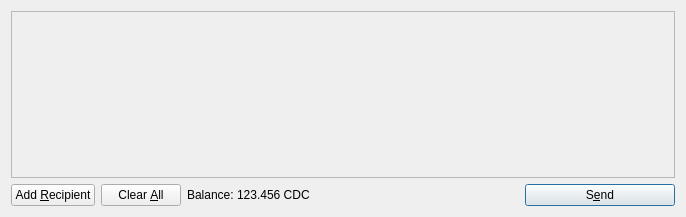
<?xml version="1.0" encoding="UTF-8"?>
<ui version="4.0">
 <class>SendCoinsDialog</class>
 <widget class="QDialog" name="SendCoinsDialog">
  <property name="geometry">
   <rect>
    <x>0</x>
    <y>0</y>
    <width>686</width>
    <height>217</height>
   </rect>
  </property>
  <property name="windowTitle">
   <string>Send Coins</string>
  </property>
  <layout class="QVBoxLayout" name="verticalLayout">
   <item>
    <widget class="QScrollArea" name="scrollArea">
     <property name="widgetResizable">
      <bool>true</bool>
     </property>
     <widget class="QWidget" name="scrollAreaWidgetContents">
      <property name="geometry">
       <rect>
        <x>0</x>
        <y>0</y>
        <width>666</width>
        <height>165</height>
       </rect>
      </property>
      <layout class="QVBoxLayout" name="verticalLayout_2">
       <property name="margin">
        <number>0</number>
       </property>
       <item>
        <layout class="QVBoxLayout" name="entries">
         <property name="spacing">
          <number>6</number>
         </property>
        </layout>
       </item>
       <item>
        <spacer name="verticalSpacer">
         <property name="orientation">
          <enum>Qt::Vertical</enum>
         </property>
         <property name="sizeHint" stdset="0">
          <size>
           <width>20</width>
           <height>40</height>
          </size>
         </property>
        </spacer>
       </item>
      </layout>
     </widget>
    </widget>
   </item>
   <item>
    <layout class="QHBoxLayout" name="horizontalLayout">
     <item>
      <widget class="QPushButton" name="addButton">
       <property name="toolTip">
        <string>Send to multiple recipients at once</string>
       </property>
       <property name="text">
        <string>Add &amp;Recipient</string>
       </property>
       <property name="icon">
        <iconset resource="../bitcoin.qrc">
         <normaloff>:/icons/add</normaloff>:/icons/add</iconset>
       </property>
       <property name="autoDefault">
        <bool>false</bool>
       </property>
      </widget>
     </item>
     <item>
      <widget class="QPushButton" name="clearButton">
       <property name="sizePolicy">
        <sizepolicy hsizetype="Minimum" vsizetype="Fixed">
         <horstretch>0</horstretch>
         <verstretch>0</verstretch>
        </sizepolicy>
       </property>
       <property name="toolTip">
        <string>Remove all transaction fields</string>
       </property>
       <property name="text">
        <string>Clear &amp;All</string>
       </property>
       <property name="icon">
        <iconset resource="../bitcoin.qrc">
         <normaloff>:/icons/remove</normaloff>:/icons/remove</iconset>
       </property>
       <property name="autoRepeatDelay">
        <number>300</number>
       </property>
       <property name="autoDefault">
        <bool>false</bool>
       </property>
      </widget>
     </item>
     <item>
      <layout class="QHBoxLayout" name="horizontalLayout_2">
       <property name="spacing">
        <number>3</number>
       </property>
       <item>
        <widget class="QLabel" name="label">
         <property name="text">
          <string>Balance:</string>
         </property>
        </widget>
       </item>
       <item>
        <widget class="QLabel" name="labelBalance">
         <property name="cursor">
          <cursorShape>IBeamCursor</cursorShape>
         </property>
         <property name="text">
          <string>123.456 CDC</string>
         </property>
         <property name="textInteractionFlags">
          <set>Qt::LinksAccessibleByMouse|Qt::TextSelectableByKeyboard|Qt::TextSelectableByMouse</set>
         </property>
        </widget>
       </item>
      </layout>
     </item>
     <item>
      <spacer name="horizontalSpacer">
       <property name="orientation">
        <enum>Qt::Horizontal</enum>
       </property>
       <property name="sizeHint" stdset="0">
        <size>
         <width>40</width>
         <height>20</height>
        </size>
       </property>
      </spacer>
     </item>
     <item>
      <widget class="QPushButton" name="sendButton">
       <property name="minimumSize">
        <size>
         <width>150</width>
         <height>0</height>
        </size>
       </property>
       <property name="toolTip">
        <string>Confirm the send action</string>
       </property>
       <property name="text">
        <string>S&amp;end</string>
       </property>
       <property name="icon">
        <iconset resource="../bitcoin.qrc">
         <normaloff>:/icons/send</normaloff>:/icons/send</iconset>
       </property>
       <property name="default">
        <bool>true</bool>
       </property>
      </widget>
     </item>
    </layout>
   </item>
  </layout>
 </widget>
 <resources>
  <include location="../bitcoin.qrc"/>
 </resources>
 <connections/>
</ui>
